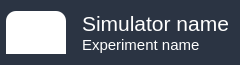
     <widget class="QFrame" name="fTitle">
      <property name="sizePolicy">
       <sizepolicy hsizetype="Expanding" vsizetype="Fixed">
        <horstretch>0</horstretch>
        <verstretch>0</verstretch>
       </sizepolicy>
      </property>
      <property name="minimumSize">
       <size>
        <width>0</width>
        <height>65</height>
       </size>
      </property>
      <property name="maximumSize">
       <size>
        <width>16777215</width>
        <height>65</height>
       </size>
      </property>
      <property name="styleSheet">
       <string notr="true">background-color:  #2b3443; color: white; border-radius: 10px;</string>
      </property>
      <property name="frameShape">
       <enum>QFrame::NoFrame</enum>
      </property>
      <property name="frameShadow">
       <enum>QFrame::Plain</enum>
      </property>
      <property name="lineWidth">
       <number>0</number>
      </property>
      <layout class="QHBoxLayout" name="horizontalLayout_3">
       <property name="leftMargin">
        <number>6</number>
       </property>
       <item>
        <widget class="QFrame" name="frame_7">
         <property name="sizePolicy">
          <sizepolicy hsizetype="Fixed" vsizetype="Expanding">
           <horstretch>0</horstretch>
           <verstretch>0</verstretch>
          </sizepolicy>
         </property>
         <property name="minimumSize">
          <size>
           <width>60</width>
           <height>0</height>
          </size>
         </property>
         <property name="frameShape">
          <enum>QFrame::NoFrame</enum>
         </property>
         <property name="frameShadow">
          <enum>QFrame::Plain</enum>
         </property>
         <property name="lineWidth">
          <number>0</number>
         </property>
         <layout class="QHBoxLayout" name="horizontalLayout_4">
          <property name="spacing">
           <number>0</number>
          </property>
          <property name="leftMargin">
           <number>0</number>
          </property>
          <property name="topMargin">
           <number>0</number>
          </property>
          <property name="rightMargin">
           <number>0</number>
          </property>
          <property name="bottomMargin">
           <number>0</number>
          </property>
          <item>
           <widget class="QLabel" name="lLogo">
            <property name="minimumSize">
             <size>
              <width>0</width>
              <height>53</height>
             </size>
            </property>
            <property name="maximumSize">
             <size>
              <width>16777215</width>
              <height>53</height>
             </size>
            </property>
            <property name="styleSheet">
             <string notr="true">background-color: rgb(255, 255, 255);</string>
            </property>
            <property name="text">
             <string/>
            </property>
            <property name="pixmap">
             <pixmap resource="internal.qrc">:/icons/logotype_FMU_shading_vertical_LR_icon.png</pixmap>
            </property>
           </widget>
          </item>
         </layout>
        </widget>
       </item>
       <item>
        <spacer name="horizontalSpacer">
         <property name="orientation">
          <enum>Qt::Horizontal</enum>
         </property>
         <property name="sizeType">
          <enum>QSizePolicy::Fixed</enum>
         </property>
         <property name="sizeHint" stdset="0">
          <size>
           <width>10</width>
           <height>20</height>
          </size>
         </property>
        </spacer>
       </item>
       <item>
        <widget class="QFrame" name="frame_8">
         <property name="frameShape">
          <enum>QFrame::NoFrame</enum>
         </property>
         <property name="frameShadow">
          <enum>QFrame::Plain</enum>
         </property>
         <property name="lineWidth">
          <number>0</number>
         </property>
         <layout class="QVBoxLayout" name="verticalLayout">
          <property name="spacing">
           <number>0</number>
          </property>
          <property name="leftMargin">
           <number>0</number>
          </property>
          <property name="topMargin">
           <number>0</number>
          </property>
          <property name="rightMargin">
           <number>0</number>
          </property>
          <property name="bottomMargin">
           <number>0</number>
          </property>
          <item>
           <widget class="QLabel" name="lTitle">
            <property name="font">
             <font>
              <pointsize>16</pointsize>
             </font>
            </property>
            <property name="lineWidth">
             <number>0</number>
            </property>
            <property name="text">
             <string>Simulator name</string>
            </property>
           </widget>
          </item>
          <item>
           <widget class="QLabel" name="lExperiment">
            <property name="font">
             <font>
              <pointsize>11</pointsize>
             </font>
            </property>
            <property name="lineWidth">
             <number>0</number>
            </property>
            <property name="text">
             <string>Experiment name</string>
            </property>
           </widget>
          </item>
         </layout>
        </widget>
       </item>
      </layout>
     </widget>
